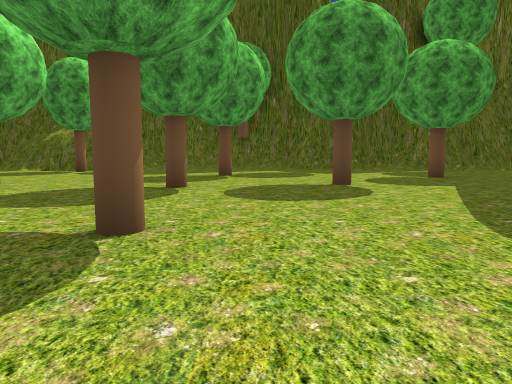
[1] (above)

22 first-person views from a walk through a scene from a Unity 3-D project. The camera is 1.2 m above the floor, tilts 6° down and sees 70° across. The floor is counted in squares, 2 m on a side. Each view is taken from the middle of a square. On the plan, view 1 faces up. The plan holds only what a view shows up to about 10 squares ahead; the rest is blank. The place goes on beyond the plan. Some trees and plants on the terrain are drawn as simple stand-ins. Some surface patterns are stand-ins.

[2]
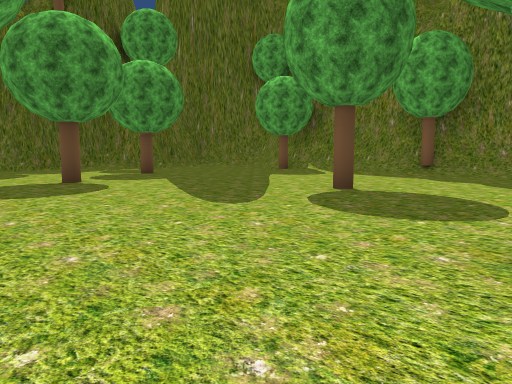

[3]
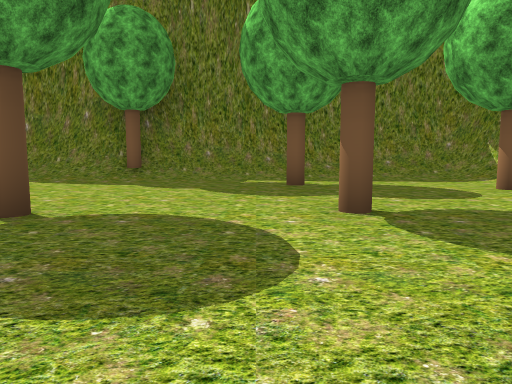

[4]
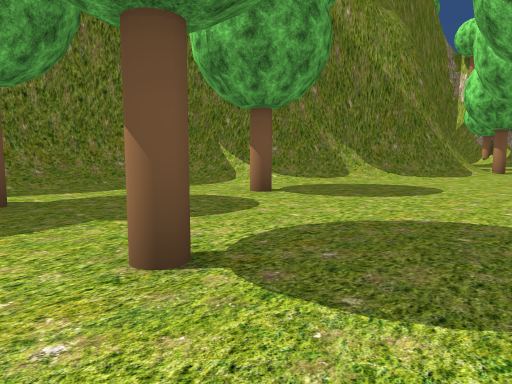

[5]
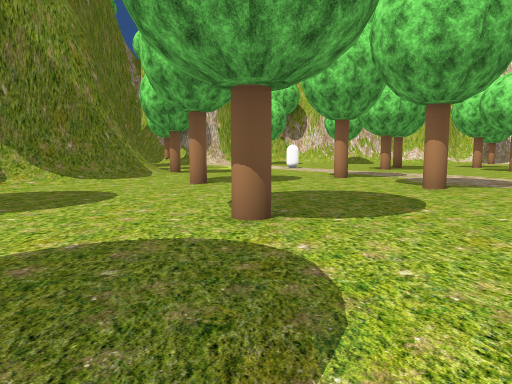

[6]
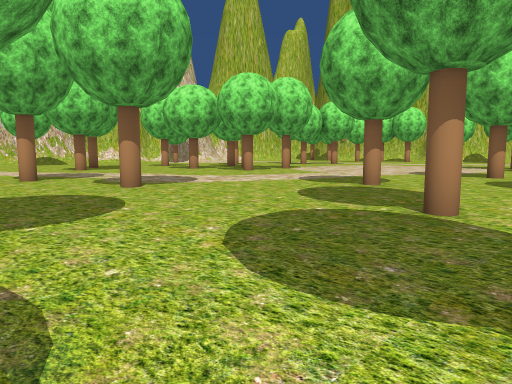

[7]
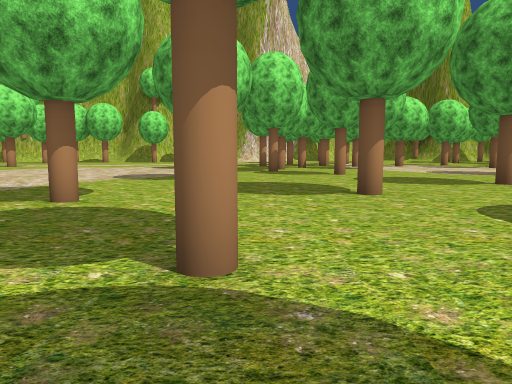

[8]
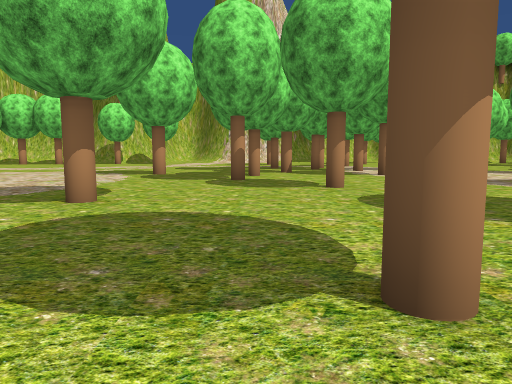

[9]
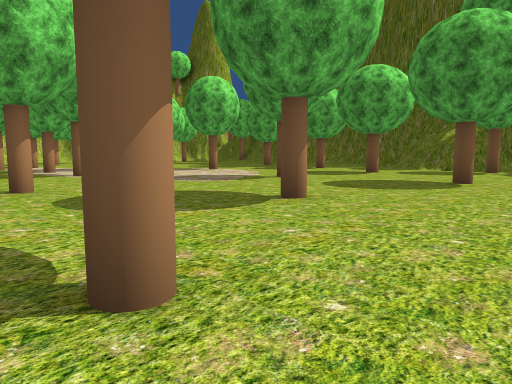

[10]
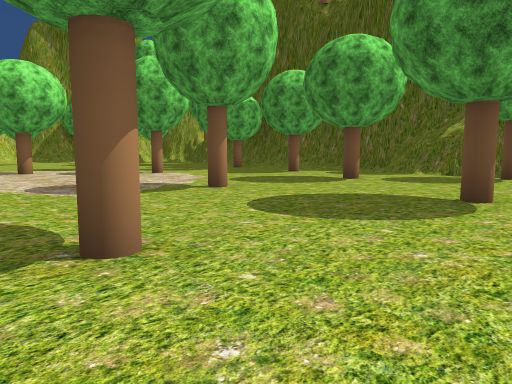

[11]
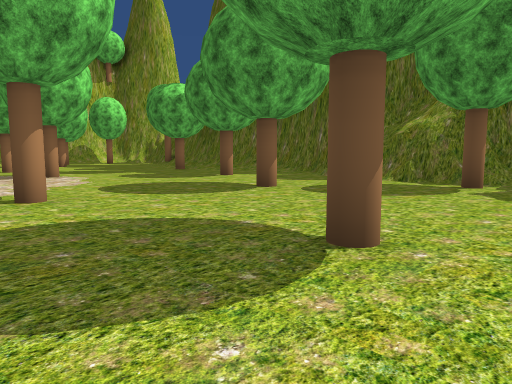

[12]
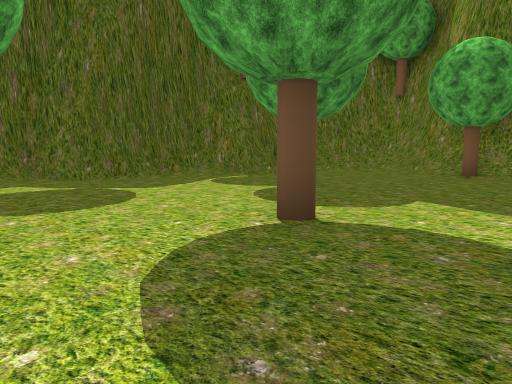

[13]
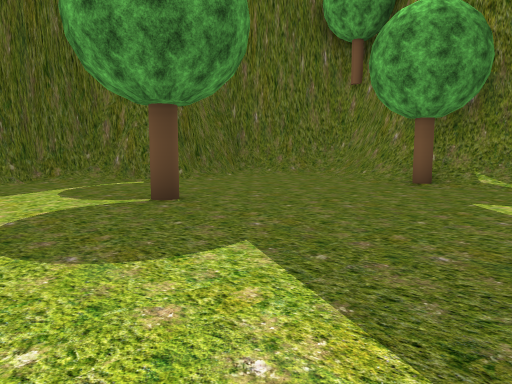

[14]
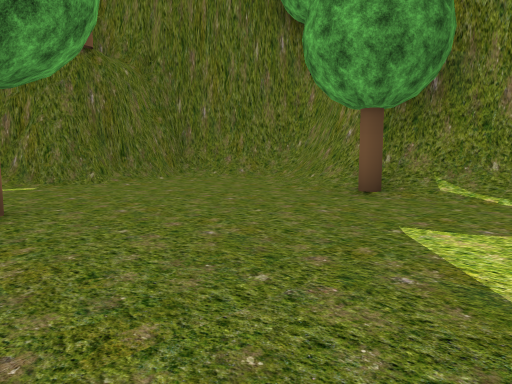

[15]
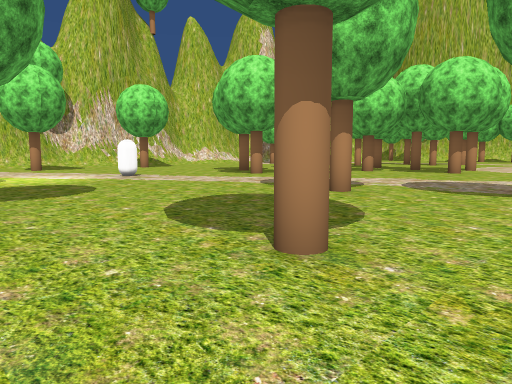

[16]
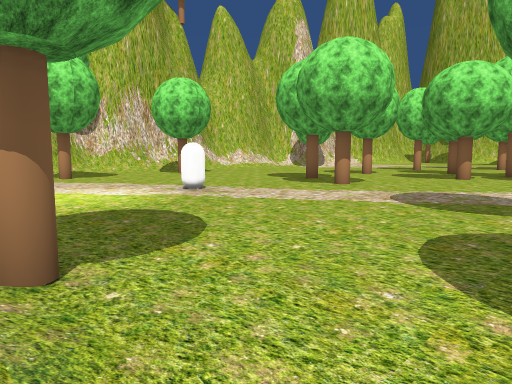

[17]
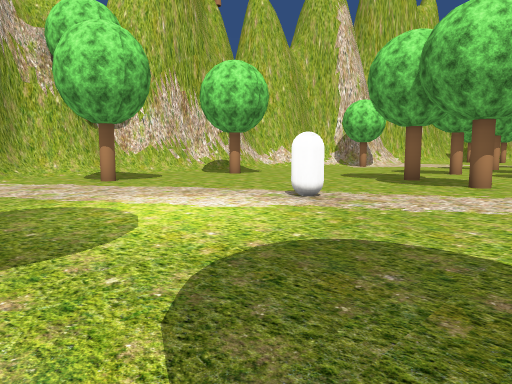

[18]
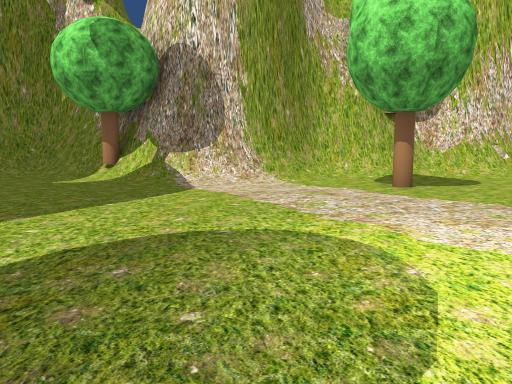

[19]
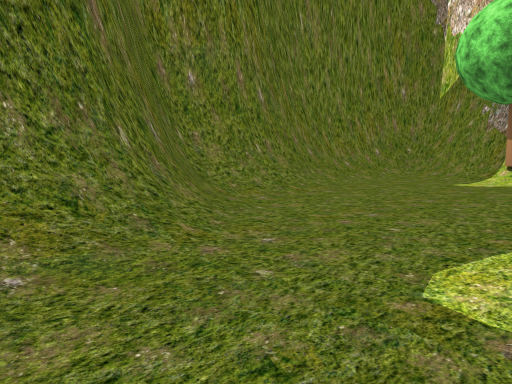

[20]
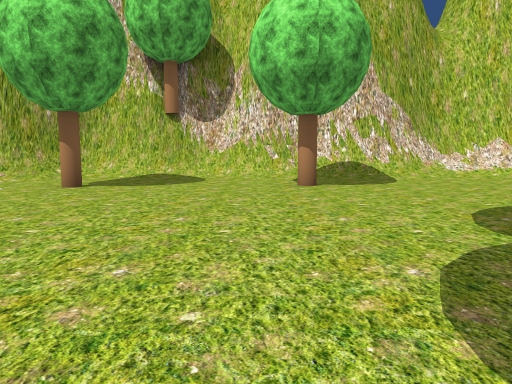

[21]
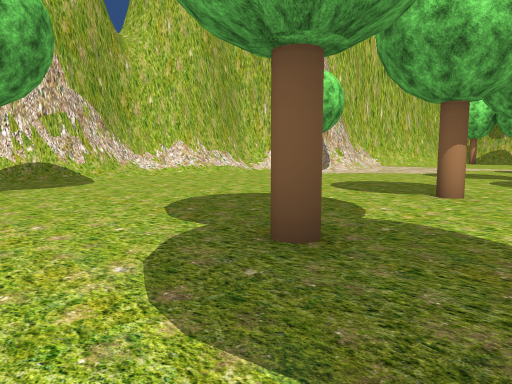

[22]
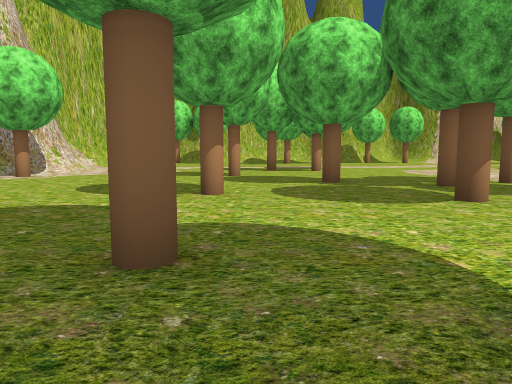

### Floor plan
Key: @ floor where view 1 was taken; # wall or solid block; . floor; / step, stairs or slope; = window, fence, low wall or low ledge; T tree; C white capsule.
Columns run from 13 left of view 1 to 12 right of it. Each row starts with its distance up from view 1.
 13    ..##=/    ...../######
 12  T.....T.    .......=../#
 11  ........    ........../#
 10 ....T.... ..T........../#
  9 ..................T....##
  8 ......................T#
  7 ........T...T..T....../#
  6  ...T................./#
  5 ....................../#
  4 ....................../#
  3 T......T....T........./T
  2 ..................T.../##
  1 .......................##
  0 ...T.....T...@........./#
 -1 T.T............T..T..T./#
 -2 ............T........../#
 -3 .....T................./#
 -4 .........T..........T../#
 -5 ................T...../##
 -6 ...................../##
 -7 ...  ........T.......##
 -8      ..  ........T../#
 -9         .........../##
-10         ......T..../#
-11     T. T.........../#
-12   ...T............TT
-13   .....T.........../
-14   ..T...............
-15   .........T........./##
-16   ............C......./#
-17  .T....T..T.........../##
-18  ....................../##
-19   ......................##
-20   ....................../#
-21   ....................../#
-22   T........T...T......../#
-23   #   .........../###/../#
-24       ///////////#####T//#
-25      #############   ###/#
-26                        ###

Positions as (right, up) in squares from view 1, and headings:
1: (0, 0), facing up
2: (-1, -1), facing up-right
3: (1, 0), facing right
4: (3, 0), facing down-right
5: (3, -1), facing down
6: (3, -1), facing down-left
7: (1, -2), facing left
8: (-3, -1), facing left
9: (-3, -1), facing up-left
10: (-4, 2), facing up-left
11: (-4, 5), facing up-left
12: (-1, 5), facing up-right
13: (2, 5), facing up-right
14: (4, 5), facing up-right
15: (6, -7), facing down-left
16: (6, -10), facing down-left
17: (6, -13), facing down-left
18: (5, -15), facing down
19: (7, -15), facing down-right
20: (-1, -15), facing down
21: (-1, -15), facing down-left
22: (-1, -16), facing left
